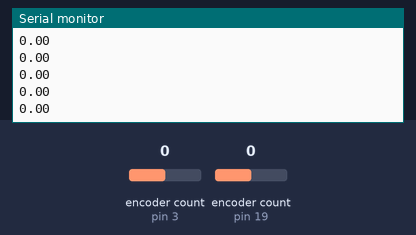
A sketch run on a simulated Arduino Uno, built with avr-gcc and run on an emulated ATmega328P. Shown: the last lines printed to the serial monitor. The test bench sets the inputs (shaded band); at power-on: encoder count (sensors on pin 3, pin 19) 0.

Above: at 1.2 s.
1.3 s: encoder count (sensor on pin 3) set to 1
At 2.0 s:
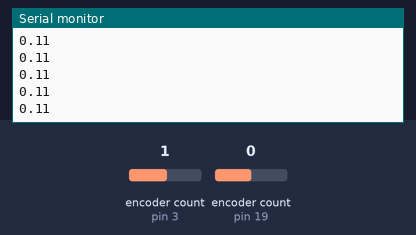
2.8 s: encoder count (sensor on pin 19) set to 1
At 3.4 s:
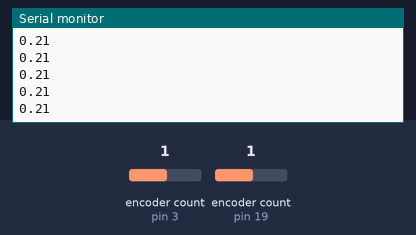
4.3 s: encoder count (sensor on pin 3) set to 2
At 5.2 s:
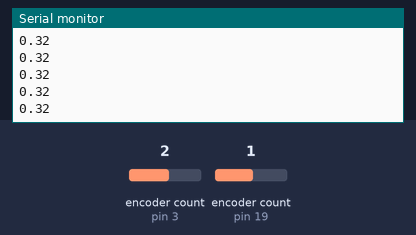
5.8 s: encoder count (sensor on pin 19) set to 2
At 6.4 s:
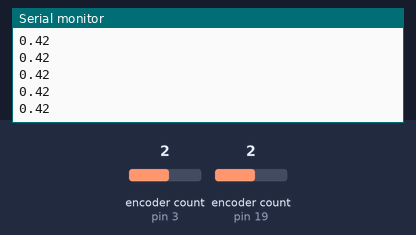
Timing chart, 0 to 8.3 s (numbered marks = the images above; inputs shaded):
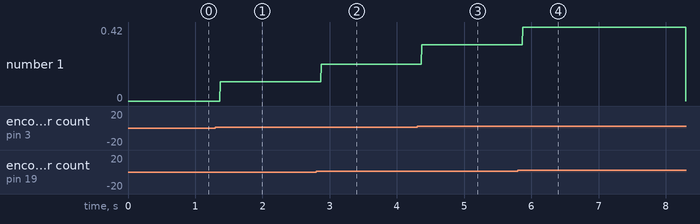

Measured:
- after the input at 1.3 s, the serial monitor: prints a new line after 0.07 s (image 1)
- after the input at 2.8 s, the serial monitor: prints a new line after 0.07 s (image 2)
- after the input at 4.3 s, the serial monitor: prints a new line after 0.07 s (image 3)
- after the input at 5.8 s, the serial monitor: prints a new line after 0.07 s (image 4)
- plotted number 1: 0 → 0.11 after the input at 1.3 s, 0.11 → 0.21 after the input at 2.8 s, 0.21 → 0.32 after the input at 4.3 s

The sketch:

encoder.ino
```cpp
#include <Encoder.h>


Encoder myEnc(3, 2);
Encoder myEnc2(19, 18);

float last_distance = 0;
long oldPosition  = -999;
long oldPosition2  = -999;
float encoder_mes = .0527;


void setup() {
  Serial.begin(9600);

}


float encoder() {
  long newPosition = myEnc.read();
  long newPosition2 = myEnc2.read();
  oldPosition = newPosition;
  oldPosition2 = newPosition2;
  long real_pos = (newPosition + newPosition2) / 2;
  return real_pos * encoder_mes;
}


void loop() {
float distance = encoder();
Serial.println(distance);
}
```
